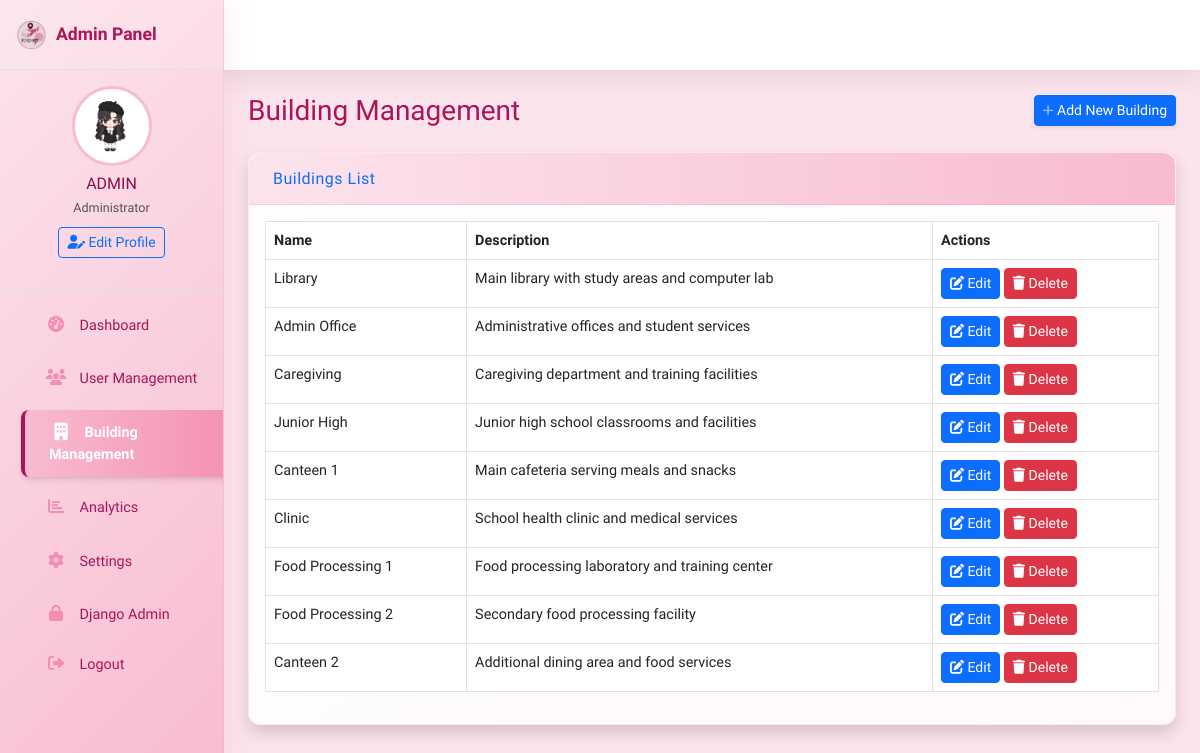
Page /dashboard/buildings/ (signed in) on the committed database.
### mapapp/models.py (models this page shows, shortened)
class UserPreferences(models.Model):
    THEME_CHOICES = [
        ('light', '🌞 Light'),
        ('dark', '🌙 Dark'),
        ('sunset', '🌇 Sunset'),
    ]
    FONT_SIZE_CHOICES = [
        ('small', 'Small'),
        ('medium', 'Medium'),
        ('large', 'Large'),
    ]
    LAYOUT_CHOICES = [
        ('grid', 'Grid'),
        ('list', 'List'),
    ]
    user = models.OneToOneField(User, on_delete=models.CASCADE, related_name='preferences')
    theme = models.CharField(max_length=10, choices=THEME_CHOICES, default='light')
    accent_color = models.CharField(max_length=7, default='#ff6b9e')
    font_size = models.CharField(max_length=10, choices=FONT_SIZE_CHOICES, default='medium')
    dashboard_layout = models.CharField(max_length=10, choices=LAYOUT_CHOICES, default='grid')
    profile_picture = models.ImageField(upload_to=user_profile_picture_path, blank=True, null=True)

class BuildingInfo(models.Model):
    name = models.CharField(max_length=100, unique=True)
    description = models.TextField()
    image = models.ImageField(upload_to='building_images/', blank=True, null=True)
    operating_hours = models.CharField(max_length=100, default="Monday - Friday: 7:00 AM - 6:00 PM")
    created_at = models.DateTimeField(auto_now_add=True)
    updated_at = models.DateTimeField(auto_now=True)

### admin_dashboard/views.py (the view)
# urls.py: path('buildings/', views.building_management, name='building_management'),
@login_required
def building_management(request):
    if not request.user.is_staff:
        return redirect('home')
    buildings = BuildingInfo.objects.all()
    return render(request, 'admin_dashboard/building_management.html', {
        'active_page': 'buildings',
        'buildings': buildings
    })

### admin_dashboard/context_processors.py (called while the page is built)
def user_preferences(request):
    if request.user.is_authenticated:
        preferences, created = UserPreferences.objects.get_or_create(user=request.user)
        return {'user_preferences': preferences}
    return {}

### admin_dashboard/templates/admin_dashboard/building_management.html (shortened to what this page needs)
{% extends 'admin_dashboard/base.html' %}
{% block content %}
<div class="d-sm-flex align-items-center justify-content-between mb-4">
    <h1 class="h3 mb-0 text-gray-800">Building Management</h1>
    <button type="button" class="d-none d-sm-inline-block btn btn-sm btn-primary shadow-sm" data-bs-toggle="modal" data-bs-target="#addBuildingModal">
         Add New Building
    </button>
</div>
<div class="row">
    <div class="col-12">
        <div class="card shadow mb-4">
            <div class="card-header py-3">
                <h6 class="m-0 font-weight-bold text-primary">Buildings List</h6>
            </div>
            <div class="card-body">
                <div class="table-responsive">
                    <table class="table table-bordered" id="dataTable" width="100%" cellspacing="0">
                        <thead>
                            <tr>
                                <th>Name</th>
                                <th>Description</th>
                                <th>Actions</th>
                            </tr>
                        </thead>
                        <tbody>
                            {% for building in buildings %}
                            <tr>
                                <td>{{ building.name }}</td>
                                <td>{{ building.description|default:"No description"|truncatechars:50 }}</td>
                                <td>
                                    <a href="#" class="btn btn-sm btn-primary edit-building" data-id="{{ building.id }}">
                                        <i class="fas fa-edit"></i> Edit
                                    </a>
                                    <a href="#" class="btn btn-sm btn-danger delete-building" data-id="{{ building.id }}">
                                        <i class="fas fa-trash"></i> Delete
                                    </a>
                                </td>
                            </tr>
                            {% empty %}
                            <tr>
                                <td colspan="3" class="text-center">No buildings found.</td>
                            </tr>
                            {% endfor %}
                        </tbody>
                    </table>
                </div>
            </div>
        </div>
    </div>
</div>
{% endblock %}

### admin_dashboard/templates/admin_dashboard/base.html (shortened to what this page needs)
<!DOCTYPE html>
{% load static %}
<html lang="en">
<head>
    <link href="https://cdn.jsdelivr.net/npm/bootstrap@5.3.0/dist/css/bootstrap.min.css" rel="stylesheet">
    <link rel="stylesheet" href="https://cdnjs.cloudflare.com/ajax/libs/font-awesome/6.4.0/css/all.min.css">
</head>
<body>
    <div class="d-flex" id="wrapper">
        <div class="border-right d-flex flex-column" id="sidebar-wrapper" style="height: 100vh;">
            <div class="sidebar-heading d-flex align-items-center px-3 py-3 border-bottom">
                <img src="{% static 'img/logo.png' %}" alt="Logo" style="height: 30px; margin-right: 10px;">
                <span class="font-weight-bold">Admin Panel</span>
            </div>
            <div class="sidebar-profile p-3 text-center border-bottom">
                <div class="mb-3">
                    {% if user_preferences.profile_picture %}
                        <img class="img-profile rounded-circle mb-2"
                             src="{{ user_preferences.profile_picture.url }}"
                             alt="Profile Picture"
                             style="width: 80px; height: 80px; object-fit: cover; border: 3px solid var(--primary);">
                    {% else %}
                        <img class="img-profile rounded-circle mb-2"
                             src="{% static 'img/undraw_profile.svg' %}"
                             alt="Default Profile"
                             style="width: 80px; height: 80px; object-fit: cover; border: 3px solid var(--primary);">
                    {% endif %}
                    <h6 class="mb-1">{{ user.get_full_name|default:user.username }}</h6>
                    <small class="text-muted">Administrator</small>
                    <div class="mt-2">
                        <a href="{% url 'admin_dashboard:profile' %}" class="btn btn-sm btn-outline-primary">
                            <i class="fas fa-user-edit"></i> Edit Profile
                        </a>
                    </div>
                </div>
            </div>
            <div class="flex-grow-1 overflow-auto">
                <div class="list-group list-group-flush">
                    <a href="{% url 'admin_dashboard:dashboard' %}" class="list-group-item list-group-item-action {% if active_page == 'dashboard' %}active{% endif %}">
                        <i class="fas fa-fw fa-tachometer-alt"></i> Dashboard
                    </a>
                <a href="{% url 'admin_dashboard:user_management' %}" class="list-group-item list-group-item-action {% if active_page == 'users' %}active{% endif %}">
                    <i class="fas fa-fw fa-users"></i> User Management
                </a>
                <a href="{% url 'admin_dashboard:building_management' %}" class="list-group-item list-group-item-action {% if active_page == 'buildings' %}active{% endif %}">
                    <i class="fas fa-fw fa-building"></i> Building Management
                </a>
                <a href="{% url 'admin_dashboard:analytics' %}" class="list-group-item list-group-item-action {% if active_page == 'analytics' %}active{% endif %}">
                    <i class="fas fa-fw fa-chart-bar"></i> Analytics
                </a>
                <a href="{% url 'admin_dashboard:settings' %}" class="list-group-item list-group-item-action {% if active_page == 'settings' %}active{% endif %}">
                    <i class="fas fa-fw fa-cog"></i> Settings
                </a>
                <a href="/admin/" class="list-group-item list-group-item-action" target="_blank">
                    <i class="fas fa-fw fa-lock"></i> Django Admin
                </a>
                    <a href="{% url 'logout' %}" class="list-group-item list-group-item-action mt-auto">
                        <i class="fas fa-fw fa-sign-out-alt"></i> Logout
                    </a>
                </div>
            </div>
        </div>
        <div id="page-content-wrapper">
            <nav class="navbar navbar-expand navbar-light topbar static-top">
                <ul class="navbar-nav ml-auto">
                    <li class="nav-item dropdown no-arrow mx-1">
                        <a class="nav-link dropdown-toggle" href="#" id="alertsDropdown" role="button" data-bs-toggle="dropdown" aria-haspopup="true" aria-expanded="false">
                            <span class="badge badge-danger badge-counter">3+</span>
                        </a>
                    </li>
                <li class="nav-item">
                    <a class="nav-link" href="{% url 'admin_dashboard:settings' %}" title="Settings">
                        <i class="fas fa-cog"></i>
                    </a>
                </li>
                </ul>
            </nav>
            <div class="container-fluid" id="content-wrapper">
                {% block content %}{% endblock %}
            </div>
        </div>
    </div>
</body>
</html>

### admin_dashboard/templates/admin_dashboard/base.html (style rules this page uses)
:root { --primary: #f8bbd0; --primary-dark: #f48fb1; --secondary: #fce4ec; --success: #a5d6a7; --success-dark: #81c784; --info: #90caf9; --warning: #fff59d; --danger: #ffab91; --light: #fff5f9; --light-gray: #fce4ec; --gray-100: #fce4ec; --gray-200: #f8bbd0; --gray-300: #f48fb1; --gray-400: #f06292; --gray-500: #ec407a; --gray-600: #d81b60; --gray-700: #c2185b; --gray-800: #ad1457; --gray-900: #880e4f; --dark: #880e4f; --white: #ffffff; --body-bg: #fff5f9; --sidebar-width: 14rem; --topbar-height: 4.375rem; --transition: all 0.15s ease; }
body { font-family: 'Nunito', -apple-system, BlinkMacSystemFont, 'Segoe UI', Roboto, 'Helvetica Neue', Arial, sans-serif; background-color: var(--body-bg); font-size: 0.9rem; color: var(--gray-800); min-height: 100vh; display: flex; flex-direction: column; }
a { text-decoration: none; transition: var(--transition); }
#sidebar-wrapper { width: var(--sidebar-width); min-height: 100vh; margin-left: calc(-1 * var(--sidebar-width)); transition: var(--transition); background: linear-gradient(135deg, #fce4ec 0%, #f8bbd0 100%); color: #880e4f; position: fixed; z-index: 1000; box-shadow: 0 0.15rem 1.75rem 0 rgba(244, 143, 177, 0.2); border-right: 1px solid rgba(244, 143, 177, 0.3); }
#sidebar-wrapper .sidebar-heading { padding: 1.25rem 1.5rem; font-size: 1.1rem; font-weight: 800; text-align: left; display: flex; align-items: center; border-bottom: 1px solid rgba(244, 143, 177, 0.3); height: var(--topbar-height); background: rgba(255, 255, 255, 0.1); color: #ad1457; }
#sidebar-wrapper .list-group { width: 100%; padding: 0.5rem 0; overflow-y: auto; max-height: calc(100vh - var(--topbar-height)); }
#sidebar-wrapper .list-group-item { border: none; padding: 0.75rem 1.5rem; color: #ad1457; background: transparent; border-left: 0.25rem solid transparent; font-weight: 500; margin: 0.25rem 1rem; transition: all 0.2s ease; border-radius: 0.5rem; }
#sidebar-wrapper .list-group-item i { width: 1.5rem; text-align: center; margin-right: 0.5rem; font-size: 1rem; color: #f48fb1; transition: all 0.2s ease; }
#sidebar-wrapper .list-group-item:hover, #sidebar-wrapper .list-group-item.active { color: #fff; background: rgba(244, 143, 177, 0.3); transform: translateX(5px); box-shadow: 0 4px 6px -1px rgba(0, 0, 0, 0.1), 0 2px 4px -1px rgba(0, 0, 0, 0.06); }
#sidebar-wrapper .list-group-item:hover i, #sidebar-wrapper .list-group-item.active i { color: #fff; transform: scale(1.1); }
#sidebar-wrapper .list-group-item.active { background: linear-gradient(90deg, #f8bbd0, #f48fb1); font-weight: 600; border-left: 4px solid #ad1457; }
.topbar { height: var(--topbar-height); box-shadow: 0 0.15rem 1.75rem 0 rgba(58, 59, 69, 0.15); background-color: var(--white); position: fixed; top: 0; right: 0; left: 0; z-index: 999; padding: 0 1.5rem; transition: var(--transition); }
#page-content-wrapper { min-height: 100vh; width: 100%; margin-left: 0; transition: var(--transition); padding-top: var(--topbar-height); padding-left: 0; }
#content-wrapper { width: 100%; min-height: calc(100vh - var(--topbar-height)); padding: 1.5rem; background-color: var(--light-gray); }
@media (min-width: 992px) { #sidebar-wrapper { margin-left: 0; } }
@media (min-width: 992px) { #page-content-wrapper { padding-left: var(--sidebar-width); } }
.card { border: none; border-radius: 0.75rem; box-shadow: 0 0.15rem 0.75rem 0 rgba(248, 187, 208, 0.2); margin-bottom: 1.5rem; transition: var(--transition); border: 1px solid rgba(244, 143, 177, 0.2); background: linear-gradient(145deg, #fff, #fff9fb); }
.card-header { background: linear-gradient(90deg, #fce4ec, #f8bbd0); border-bottom: 1px solid rgba(244, 143, 177, 0.3); color: #880e4f; font-weight: 700; padding: 1.25rem 1.5rem; display: flex; align-items: center; justify-content: space-between; border-top-left-radius: 0.75rem !important; border-top-right-radius: 0.75rem !important; letter-spacing: 0.5px; }

### rows in the picture
UserPreferences: profile_picture (picture)
BuildingInfo: name "Library", description "Main library with study areas and computer lab"
BuildingInfo: name "Admin Office", description "Administrative offices and student services"
BuildingInfo: name "Caregiving", description "Caregiving department and training facilities"
BuildingInfo: name "Junior High", description "Junior high school classrooms and facilities"
BuildingInfo: name "Canteen 1", description "Main cafeteria serving meals and snacks"
BuildingInfo: name "Clinic", description "School health clinic and medical services"
BuildingInfo: name "Food Processing 1", description "Food processing laboratory and training center"
BuildingInfo: name "Food Processing 2", description "Secondary food processing facility"
BuildingInfo: name "Canteen 2", description "Additional dining area and food services"

### other values in the picture
{{ user.get_full_name|default:user.username }} "ADMIN"
